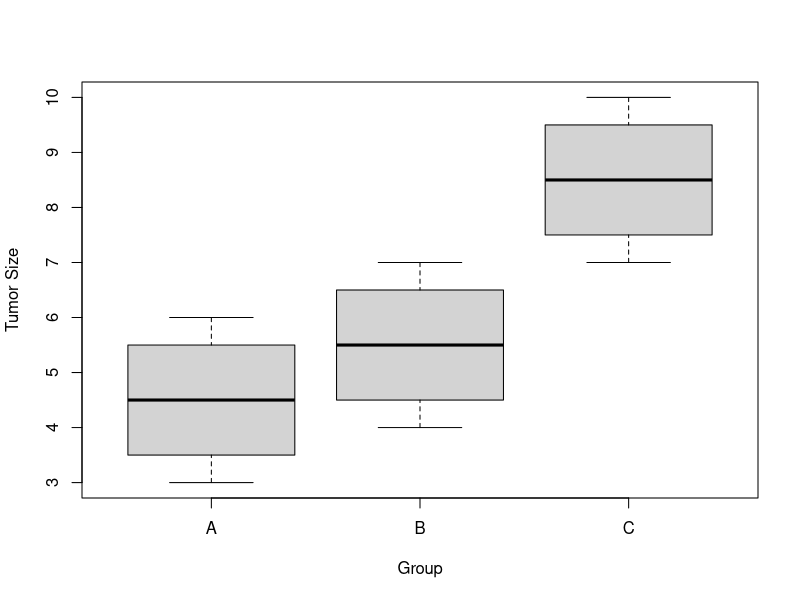

Source code (R):
## ---- chunk 1
knitr::opts_chunk$set(echo = TRUE)
## ---- chunk 2
tumor_size_df <- data.frame(size = c(3, 4, 5, 6, 4, 5, 6, 7, 7, 8, 9, 10),
                            group = c("A","A","A","A","B","B","B","B","C","C","C","C"))
tumor_size_df
## ---- chunk 3
boxplot(tumor_size_df$size~tumor_size_df$group, xlab = "Group", ylab = "Tumor Size")
## ---- chunk 4
res_aov <- aov(size ~ group, data = tumor_size_df)
summary(res_aov)
## ---- chunk 5
TukeyHSD(res_aov)
